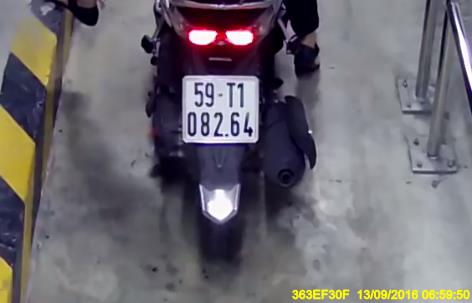
#> input picture nor_plate/0000_08244_b.jpg, 472 x 303 px
$ python -i licence_plate_segment.py   (imports and definitions only)
#> lines starting #> are read from the running program, lines starting #| are printed output that depends on the picture; after the words box and inside, x2 and y2 are one past the last pixel; in counts of white or black regions, pixels touching at a corner belong together
from sklearn.cluster import KMeans
import numpy as np
import cv2
import easyocr

# [1 line that did not run here, left out]

MIN_RATIO_AREA = 0.015
MAX_RATIO_AREA = 0.07
MIN_RATIO = 2
MAX_RATIO = 6


def KMeans_(img, n_clusters=3):
    """
    The function performs K-means clustering on an input image with a specified number of clusters and
    returns the resulting image.

    :param img: The input image that needs to be segmented using KMeans clustering
    :param n_clusters: The number of clusters to form in the KMeans algorithm. It determines how many
    distinct colors the resulting image will have, defaults to 3 (optional)
    :return: an image with the same shape as the input image, but with the pixel values replaced by the
    cluster center values obtained from KMeans clustering. The data type of the returned image is uint8.
    """
    nrow, ncol = img.shape
    g = img.reshape(nrow * ncol, -1)
    k_means = KMeans(n_clusters=n_clusters, random_state=0).fit(g)
    t = k_means.cluster_centers_[k_means.labels_]
    img_res = t.reshape(nrow, ncol)
    img_res = img_res.astype(np.uint8)
    return img_res


class character_segmentation:
    def __init__(self, n_clusters=3, debug=False):
        self.n_clusters = n_clusters
        self.debug = debug

    def debug_imshow(self, title, image, waitKey=False):
        if self.debug:
            cv2.imshow(title, image)
            if waitKey:
                cv2.waitKey(0)
    def segmentation(self, img):
        """
        This function performs image segmentation using KMeans clustering and Canny edge detection, and
        then finds the contours of the segmented regions.

        :param img: The input image that needs to be segmented
        """
        self.debug_imshow("First", img)
        height, width = img.shape
        seg_img = KMeans_(img, self.n_clusters)
        area = seg_img.shape[0] * seg_img.shape[1]
        seg_img = seg_img.astype(np.uint8)
        self.debug_imshow("Kmean", seg_img)
        ret, thresh = cv2.threshold(seg_img, 90, 255, cv2.THRESH_BINARY)
        blur = cv2.GaussianBlur(thresh, (5, 5), 0)
        im_bw = cv2.Canny(blur, 10, 200)
        self.debug_imshow('Canny', im_bw)

        img_BGR = cv2.cvtColor(img, cv2.COLOR_GRAY2BGR)

        contours, hierarchy = cv2.findContours(im_bw, cv2.RETR_EXTERNAL, cv2.CHAIN_APPROX_SIMPLE)
        contours = sorted(contours, key=cv2.contourArea, reverse=True)[:20]

        if self.debug:
            cnts = cv2.drawContours(img_BGR.copy(), contours, -1, (0, 0, 255), 3)
            self.debug_imshow('Contour', cnts)

        # `new_contours` is a list that stores the contours of the segmented regions that meet certain
        # criteria. The function loops through all the contours obtained from the Canny edge detection
        # and KMeans clustering, and for each contour, it calculates its bounding rectangle using
        # `cv2.boundingRect(c)`. If the area of the bounding rectangle falls within a certain range
        # (`MIN_RATIO_AREA * area <= w * h <= MAX_RATIO_AREA * area`) and the height-to-width ratio of
        # the bounding rectangle also falls within a certain range (`MIN_RATIO <= h / w <=
        # MAX_RATIO`), then the contour is considered a valid character region and is added to
        # `new_contours`.
        new_contours = []

        for c in contours:
            (x, y, w, h) = cv2.boundingRect(c)
            if MIN_RATIO_AREA * area <= w * h <= MAX_RATIO_AREA * area \
                    and MIN_RATIO <= h / w <= MAX_RATIO:
                new_contours.append(c)

        # `chars` is a list that stores the segmented characters obtained from the input image. The
        # function loops through all the contours obtained from the Canny edge detection and KMeans
        # clustering, and for each contour, it calculates its bounding rectangle using
        # `cv2.boundingRect(c)`. It then applies padding to the bounding rectangle to help with OCR
        # accuracy. If the padding causes the bounding rectangle to extend beyond the boundaries of
        # the input image, the function skips that contour. Otherwise, it extracts the character region
        # from the input image using the padded bounding rectangle and appends it to `chars`
        # The function also stores the x and y coordinates of the top-left corner of each bounding
        # rectangle in `X` and `Y`, respectively.
        chars = []
        X, Y = [], []
        # segment image into characters
        for c in new_contours:
            (x, y, w, h) = cv2.boundingRect(c)

            # padding to help with OCR accuracy
            x_cut = x - 5 if x - 5 > 0 else 0
            y_cut = y - 5 if y - 5 > 0 else 0
            w_cut = w + 5 if x + w + 10 < width else w
            h_cut = h + 5 if y + h + 10 < height else h

            if x_cut == 0 or x + w_cut == width:
                continue
            chars.append(img[y_cut:y + h_cut, x_cut:x + w_cut])
            X.append(x)
            Y.append(y)

        # This code segment is dividing the segmented characters into two groups, `chars_top` and
        # `chars_bottom`, based on their position in the image. If the y-coordinate of a character's
        # bounding rectangle is less than half the height of the image minus 30, it is considered to
        # be in the top group (`chars_top`), otherwise it is in the bottom group (`chars_bottom`). The
        # code then sorts both groups of characters based on their x-coordinate (`X[i]`) in ascending
        # order using the `sorted()` function with a lambda function as the key. The resulting sorted
        # lists are stored in `chars_top` and `chars_bottom`, respectively. `s_top` and `s_bottom` are
        # empty lists that will be used to store the OCR results for the characters in `chars_top` and
        # `chars_bottom`, respectively.
        s_top, s_bottom = [], []
        chars_top = []
        chars_bottom = []

        for i, c in enumerate(chars):
            if Y[i] < height / 2 - 30:
                chars_top.append([c, X[i], Y[i]])
            else:
                chars_bottom.append([c, X[i], Y[i]])

        chars_top = sorted(chars_top, key=lambda x: x[1])
        chars_bottom = sorted(chars_bottom, key=lambda x: x[1])

        if len(chars_top) < 4:
            for i in range(len(chars_top)):
                h, w = chars_top[i][0].shape[:2]
                s = reader.recognize(chars_top[i][0], detail=0, allowlist='0123456789ABCDEFGHKLMNPRSTUVXYZ')
                if s is not None and self.debug:
                    cv2.putText(img_BGR, *s, (chars_top[i][1] + 8, chars_top[i][2] + 20), cv2.FONT_HERSHEY_SIMPLEX,
                                0.75, (0, 0, 255), 2)
                    cv2.rectangle(img_BGR, (chars_top[i][1], chars_top[i][2]),
                                  (chars_top[i][1] + w - 5, chars_top[i][2] + h - 5), (0, 255, 0), 2)

                    self.debug_imshow('char', chars_top[i][0], waitKey=True)

                s_top.append(*s)
        else:
            for i in range(len(chars_top)):
                h, w = chars_top[i][0].shape[:2]
                if i == 2:
                    s = reader.recognize(chars_top[i][0], detail=0, allowlist='ABCDEFGHKLMNPRSTUVXYZ')
                else:
                    s = reader.recognize(chars_top[i][0], detail=0, allowlist='0123456789')
                if s is not None and self.debug:
                    cv2.putText(img_BGR, *s, (chars_top[i][1] + 8, chars_top[i][2] + 20), cv2.FONT_HERSHEY_SIMPLEX,
                                0.75, (0, 0, 255), 2)
                    cv2.rectangle(img_BGR, (chars_top[i][1], chars_top[i][2]),
                                  (chars_top[i][1] + w - 5, chars_top[i][2] + h - 5), (0, 255, 0), 2)

                    self.debug_imshow('char', chars_top[i][0], waitKey=True)

                s_top.append(*s)

        for i in range(len(chars_bottom)):
            h, w = chars_bottom[i][0].shape[:2]
            s = reader.recognize(chars_bottom[i][0], detail=0, allowlist='0123456789')
            if s is not None and self.debug:
                cv2.putText(img_BGR, *s, (chars_bottom[i][1] + 8, chars_bottom[i][2] + 20), cv2.FONT_HERSHEY_SIMPLEX,
                            0.75, (0, 0, 255), 2)
                cv2.rectangle(img_BGR, (chars_bottom[i][1], chars_bottom[i][2]),
                              (chars_bottom[i][1] + w - 5, chars_bottom[i][2] + h - 5), (0, 255, 0), 2)

                self.debug_imshow('char', chars_bottom[i][0], waitKey=True)

            s_bottom.append(*s)
        return ''.join(s_top) + ''.join(s_bottom)

>>> import cv2
>>> picture = cv2.imread('nor_plate/0000_08244_b.jpg', cv2.IMREAD_GRAYSCALE)
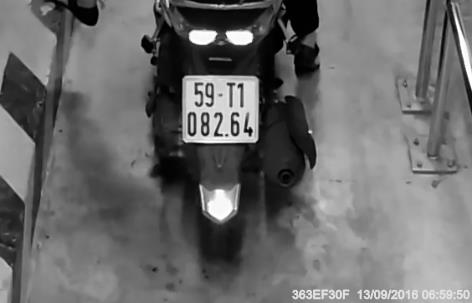
#> picture: shape (303, 472); min 0, max 255, mean 107.7
>>> result = character_segmentation().segmentation(picture)
#> in KMeans_, `img_res = t.reshape(nrow, ncol)`:
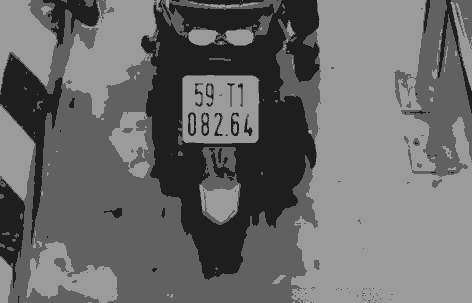
#> img_res: shape (303, 472) float64; min 30.08, max 155.9, mean 107.7
#> in segmentation, `ret, thresh = cv2.threshold(seg_img, 90, 255, cv2.THRESH_BINARY)`:
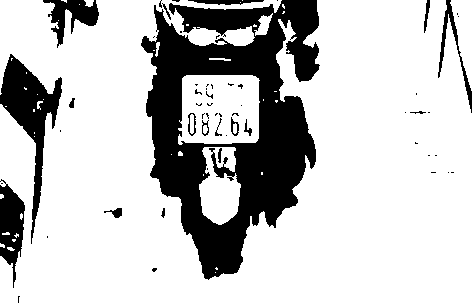
#> thresh: shape (303, 472); 77.1% white; 58 black regions (40 under 20 px), largest, box (x1, y1, x2, y2) and area: (141, 0, 320, 280) 24871, (0, 54, 62, 244) 3523, (0, 179, 25, 288) 1541
#> in segmentation, `blur = cv2.GaussianBlur(thresh, (5, 5), 0)`:
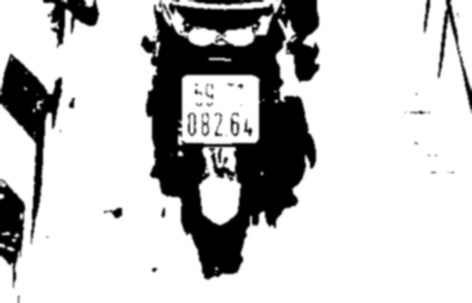
#> blur: shape (303, 472); min 0, max 255, mean 196.6
#> in segmentation, `im_bw = cv2.Canny(blur, 10, 200)`:
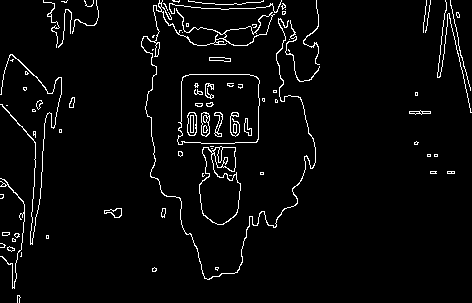
#> im_bw: shape (303, 472); 3.7% white in thin lines or dots
#> in segmentation, `contours, hierarchy = cv2.findContours(im_bw, cv2.RETR_EXTERNAL, cv2.C..`: contours = 70 contours, 55 with area under 20; largest, box (x1, y1, x2, y2) and area: (177, 74, 260, 145) 5288, (199, 146, 241, 225) 2275, (141, 0, 316, 280) 906, (104, 208, 122, 218) 92, (0, 54, 62, 245) 67
#> in segmentation, `contours = sorted(contours, key=cv2.contourArea, reverse=True)[:20]`: contours = 20 contours, 5 with area under 20; largest, box (x1, y1, x2, y2) and area: (177, 74, 260, 145) 5288, (199, 146, 241, 225) 2275, (141, 0, 316, 280) 906, (104, 208, 122, 218) 92, (0, 54, 62, 245) 67
#> the loop in segmentation, `for c in contours:` made 20 passes
#> (x, y, w, h) on passes 1 to 12: (177, 74, 83, 71), (199, 146, 42, 79), (141, 0, 175, 280), (104, 208, 18, 10), (0, 54, 62, 191), (209, 57, 22, 5), (409, 110, 22, 5), (0, 178, 25, 111), (69, 97, 6, 11), (36, 100, 7, 10), (285, 20, 35, 62), (161, 208, 5, 10)
#> (c, x, y, w, h) on pass 19: ([[447, 171], [447, 173], [454, 173], [454, 171]], 447, 171, 8, 3)
#> after the loop in segmentation, `for c in contours:`: new_contours = 1 contour; box (x1, y1, x2, y2) and area: (0, 178, 25, 289) 44
#> the loop in segmentation, `for c in new_contours:` made 1 pass
#> (x, y, w, h, x_cut, y_cut, w_cut, h_cut) on pass 1: (0, 178, 25, 111, 0, 173, 30, 116)
#> after the loop in segmentation, `for c in new_contours:`: X = []
#> result = ''

$ run again, on nor_plate/0048_01689_b.jpg
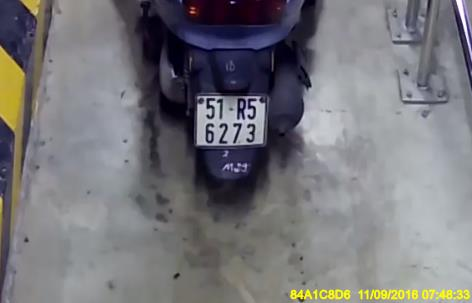
#> input picture nor_plate/0048_01689_b.jpg, 472 x 303 px
#> in segmentation, `ret, thresh = cv2.threshold(seg_img, 90, 255, cv2.THRESH_BINARY)`:
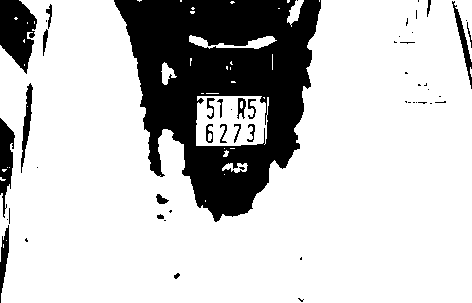
#> thresh: shape (303, 472); 78.4% white; 53 black regions (32 under 20 px), largest, box (x1, y1, x2, y2) and area: (114, 0, 321, 222) 25983, (0, 0, 37, 74) 1858, (0, 118, 15, 218) 852
#> in segmentation, `im_bw = cv2.Canny(blur, 10, 200)`:
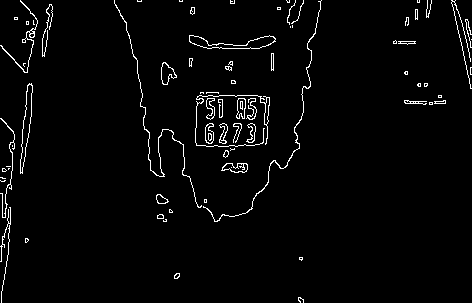
#> im_bw: shape (303, 472); 2.7% white in thin lines or dots
#> in segmentation, `contours, hierarchy = cv2.findContours(im_bw, cv2.RETR_EXTERNAL, cv2.C..`: contours = 74 contours, 51 with area under 20; largest, box (x1, y1, x2, y2) and area: (189, 35, 276, 49) 515, (20, 83, 33, 174) 432, (161, 62, 177, 85) 192, (221, 163, 248, 173) 165, (236, 98, 246, 119) 139
#> in segmentation, `contours = sorted(contours, key=cv2.contourArea, reverse=True)[:20]`: contours = 20 contours; largest, box (x1, y1, x2, y2) and area: (189, 35, 276, 49) 515, (20, 83, 33, 174) 432, (161, 62, 177, 85) 192, (221, 163, 248, 173) 165, (236, 98, 246, 119) 139
#> the loop in segmentation, `for c in contours:` made 20 passes
#> (x, y, w, h) on passes 1 to 8: (189, 35, 87, 14), (20, 83, 13, 91), (161, 62, 16, 23), (221, 163, 27, 10), (236, 98, 10, 21), (205, 123, 9, 21), (195, 95, 75, 52), (206, 98, 9, 22)
#> after the loop in segmentation, `for c in contours:`: new_contours = []
#> result = ''
